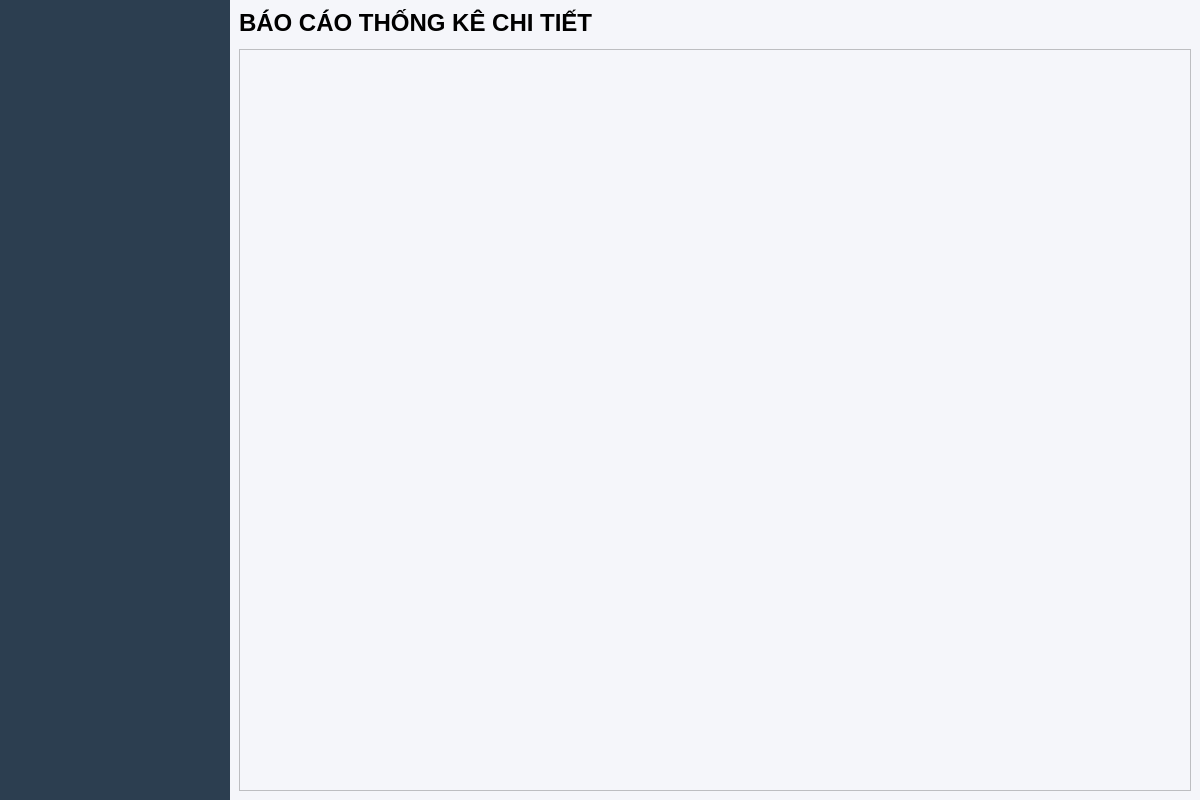
<?xml version="1.0" encoding="UTF-8"?>
<ui version="4.0">
 <class>MainWindow</class>
 <widget class="QMainWindow" name="MainWindow">
  <property name="geometry">
   <rect><x>0</x><y>0</y><width>1200</width><height>800</height></rect>
  </property>
  <widget class="QWidget" name="centralwidget">
   <layout class="QHBoxLayout" name="mainLayout">
    <property name="spacing"><number>0</number></property>
    <property name="margin"><number>0</number></property>
    <item>
     <widget class="QFrame" name="sidebar">
      <property name="minimumSize"><size><width>230</width><height>0</height></size></property>
      <property name="styleSheet"><string>background-color:#2c3e50;</string></property>
     </widget>
    </item>
    <item>
     <widget class="QFrame" name="content">
      <property name="styleSheet"><string>background:#f5f6fa;</string></property>
      <layout class="QVBoxLayout" name="contentLayout">
       <item>
        <widget class="QLabel" name="labelTitle">
         <property name="text"><string>BÁO CÁO THỐNG KÊ CHI TIẾT</string></property>
         <property name="styleSheet"><string>font-size:24px; font-weight:bold;</string></property>
        </widget>
       </item>
       <item>
        <widget class="QFrame" name="filterContainer">
         <property name="styleSheet"><string>background:white; border-radius:8px;</string></property>
        </widget>
       </item>
       <item>
        <widget class="QScrollArea" name="scrollArea">
         <widget class="QWidget" name="scrollWidget">
          <layout class="QVBoxLayout" name="chartsLayout">
           <item><widget class="QFrame" name="barFrame"/></item>
           <item><widget class="QFrame" name="pieFrame"/></item>
          </layout>
         </widget>
        </widget>
       </item>
      </layout>
     </widget>
    </item>
   </layout>
  </widget>
 </widget>
</ui>
